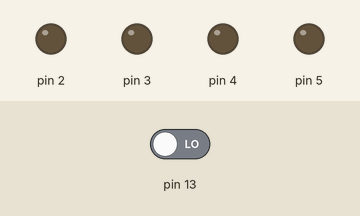
Simulated run of this sketch. Board: Arduino Uno, built with avr-gcc and run on an emulated ATmega328P. Shown: output pins drawn as LEDs (lit = HIGH). The inputs (shaded band) are chosen by the test bench; at power-on: pin 13 LOW.

Above: at 0.1 s.
At 31.6 s:
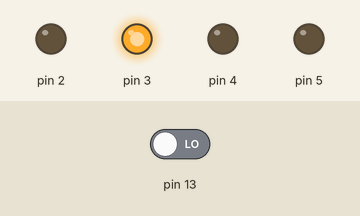
Timing chart, 0 to 33.1 s (numbered marks = the images above):
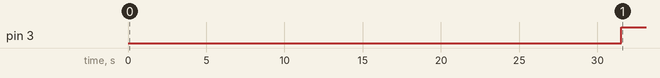

Measured:
- by itself, pin 3: LOW → HIGH at 31.5 s

The sketch:

sketch_jan06a.ino
```cpp
#include <FreqMeasure.h>

void setup() {
  Serial.begin(57600);
  pinMode(13,INPUT);
  pinMode(3,OUTPUT);
  pinMode(5,OUTPUT);
  pinMode(2,OUTPUT);
  pinMode(4,OUTPUT);
  FreqMeasure.begin();
}

double sum=0;
int count=0;
float lowest = 50;
float highest = 0;
float grootte =50;
float b[10][2];
int newfreqzone;
int oldfreqzone=0;
int i = 0;


void loop() {
  if (FreqMeasure.available()) {
    // average several reading together
    sum = sum + FreqMeasure.read();
    count = count + 1;
    if (count > 30) {
      float frequency = FreqMeasure.countToFrequency(sum / count);
      //Serial.println(frequency);
      sum = 0;
      count = 0;
      if(frequency<lowest){
          lowest=frequency;
         /*Serial.print("new lowest: ");
         Serial.println(lowest);*/
         berekenGrootte();

          }else if(frequency>highest){
        highest=frequency;
       /* Serial.print("new highest: ");
         Serial.println(highest);*/
         berekenGrootte();
        }
        i = 0;
        while(frequency > b[i][1]){
           i++;
          }
          newfreqzone=i;
          if(newfreqzone>oldfreqzone){
            oldfreqzone=newfreqzone;
            front();

            }
            else if(newfreqzone<oldfreqzone){
              oldfreqzone=newfreqzone;
              back();
            }
            leftOrRight(frequency);

           /* if(resetbtn==LOW){
              Serial.println("reset");
              }
     /*if(frequency>1000){
        digitalWrite(3,HIGH);
        delay(1000);
        digitalWrite(3,LOW);
        }
        else{
          digitalWrite(5,HIGH);
          delay(1000);
          digitalWrite(5,LOW);
          }*/


    }
  }
       int resetbtn = digitalRead(13);
       if(resetbtn==HIGH){
           reset();
          }

             /*Serial.println(resetbtn);
             Serial.println("reset");*/
}
void berekenGrootte(){
  grootte = highest-lowest;
   /*Serial.print("new grootte: ");
          Serial.println(grootte);*/
  verdeel();
  }
  void verdeel(){
    float plength = grootte/10;
    b[0][0]= lowest;
    b[0][1]= lowest+plength;
      /*Serial.print("low: ");
    Serial.println(b[0][0]);
     Serial.print("high: ");
    Serial.println(b[0][1]);*/
   float startvalue = lowest+plength;
    for (int i=1;i<10;i++){
      b[i][0]=startvalue;
      b[i][1]=startvalue+plength;
      startvalue=startvalue+plength;
    /*Serial.println(b[i][0]);
    Serial.println(b[i][1]);*/

      }


    }
 void leftOrRight(float f){
  /* float l=b[i][0];
    float h=b[i][1];
    float gem = (l+h)/2;
    if(f>gem){
      left();
      Serial.println("left");
      }
      else{
        right();
        Serial.println("right");
       }*/
       if (i<3){
        left();
        }else if((i<5) && (i<=8)){
          left();
          }
          else{
            right();
            }
  }
    void front(){
      digitalWrite(2,LOW);

      digitalWrite(5,HIGH);
      }
    void back(){
      digitalWrite(5,LOW);

      digitalWrite(2,HIGH);
      }
    void left(){
      digitalWrite(4,LOW);
      delay(500);
      digitalWrite(3,HIGH);
      delay(1000);
      }
    void right(){
      digitalWrite(3,LOW);
        delay(500);
      digitalWrite(4,HIGH);
      delay(1000);
      }
void reset(){
  sum=0;
  count=0;
  lowest = 50;
  highest = 0;
  grootte =50;
  b[10][2];
  newfreqzone;
  oldfreqzone=0;
  i = 0;
  digitalWrite(2,LOW);
  digitalWrite(5,LOW);
  digitalWrite(4,LOW);
   digitalWrite(3,LOW);
 }
```
